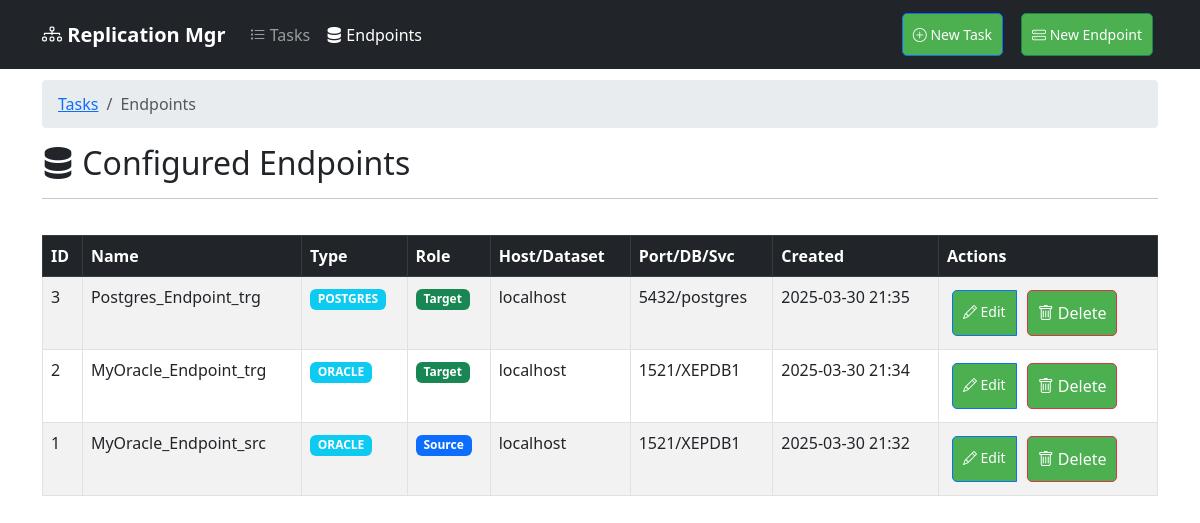
The app's page /endpoints, older data.
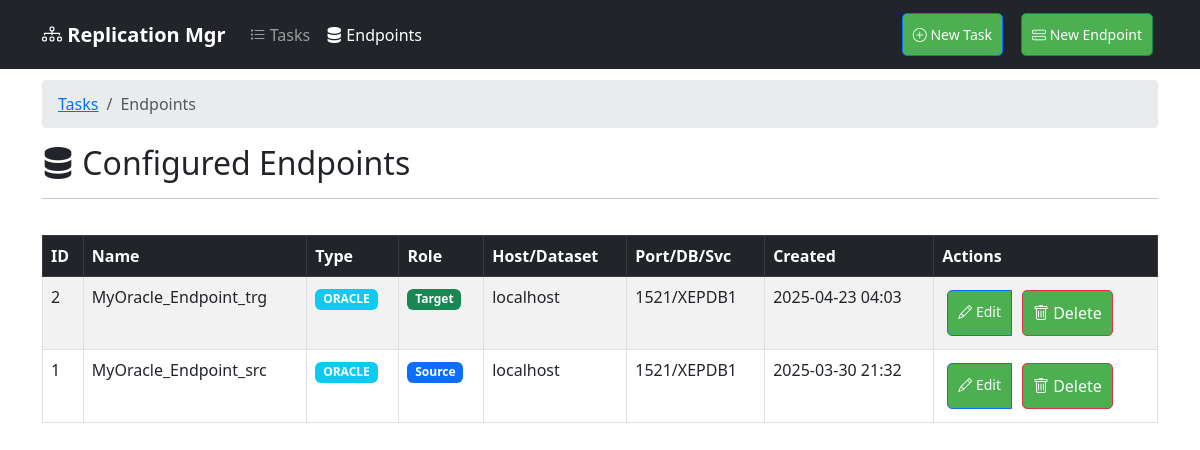
The same page, newer data.
### app/models/endpoint.py (models this page shows, shortened)
class Endpoint(db.Model):
    id = db.Column(db.Integer, primary_key=True)
    name = db.Column(db.String(100), nullable=False)
    type = db.Column(db.String(20), nullable=False)  # oracle, mysql, bigquery
    username = db.Column(db.String(100), nullable=False)
    password = db.Column(db.String(100), nullable=False)
    host = db.Column(db.String(100))  # For oracle/mysql
    port = db.Column(db.Integer)  # For oracle/mysql
    service_name = db.Column(db.String(100))  # For oracle
    dataset = db.Column(db.String(100))  # For bigquery
    credentials_json = db.Column(db.Text)  # For bigquery
    database = db.Column(db.String(100))  # For mysql
    created_at = db.Column(db.DateTime, default=db.func.now())
    target_schema = db.Column(db.String(100))  # New field for target schema
    endpoint_type = db.Column(db.String(20), nullable=False, default='source')  # source or target

### app/web/routes.py (the view)
@bp.route('/endpoints')
def list_endpoints():
    endpoints = Endpoint.query.order_by(Endpoint.created_at.desc()).all()
    breadcrumbs = [
        {'url': url_for('web.dashboard'), 'text': 'Tasks'},
        {'url': None, 'text': 'Endpoints'}
    ]
    return render_template('endpoints.html', endpoints=endpoints, breadcrumbs=breadcrumbs, current_page='endpoints')

### app/web/templates/endpoints.html (shortened to what this page needs)
{% extends "base.html" %}
{% block content %}
    {% if breadcrumbs %}
    <nav aria-label="breadcrumb" class="mt-3">
      <ol class="breadcrumb">
        {% for crumb in breadcrumbs %}
          {% if crumb.url %}
            <li class="breadcrumb-item"><a href="{{ crumb.url }}">{{ crumb.text }}</a></li>
          {% else %}
            <li class="breadcrumb-item active" aria-current="page">{{ crumb.text }}</li>
          {% endif %}
        {% endfor %}
      </ol>
    </nav>
    {% endif %}
    <h2><i class="bi bi-server"></i> Configured Endpoints</h2>
    <hr>
    <div class="table-responsive mb-4">
        <table class="table table-striped table-hover table-bordered">
            <thead class="table-dark">
                <tr>
                    <th>ID</th>
                    <th>Name</th>
                    <th>Type</th>
                    <th>Role</th>
                    <th>Host/Dataset</th>
                    <th>Port/DB/Svc</th>
                    <th>Created</th>
                    <th>Actions</th>
                </tr>
            </thead>
            <tbody>
                {% for endpoint in endpoints %}
                <tr>
                    <td>{{ endpoint.id }}</td>
                    <td>{{ endpoint.name }}</td>
                    <td><span class="badge bg-info">{{ endpoint.type | upper }}</span></td>
                    <td>
                        {% if endpoint.endpoint_type == 'source' %}
                        <span class="badge bg-primary">Source</span>
                        {% elif endpoint.endpoint_type == 'target' %}
                        <span class="badge bg-success">Target</span>
                        {% else %}
                        <span class="badge bg-secondary">{{ endpoint.endpoint_type }}</span>
                        {% endif %}
                    </td>
                    <td>
                        {% if endpoint.type == 'bigquery' %} {{ endpoint.dataset }}
                        {% else %} {{ endpoint.host }} {% endif %}
                    </td>
                     <td>
                        {% if endpoint.type == 'oracle' %} {{ endpoint.port }}/{{ endpoint.service_name }}
                        {% elif endpoint.type == 'postgres' %} {{ endpoint.port }}/{{ endpoint.database }}
                        {% elif endpoint.type == 'mysql' %} {{ endpoint.port }}/{{ endpoint.database }}
                        {% else %} -- {% endif %}
                    </td>
                    <td>{{ endpoint.created_at.strftime('%Y-%m-%d %H:%M') if endpoint.created_at else '--'}}</td>
                    <td>
                        <div class="btn-group btn-group-sm">
                            <a href="{{ url_for('web.edit_endpoint', endpoint_id=endpoint.id) }}"
                               class="btn btn-outline-primary"><i class="bi bi-pencil"></i> Edit</a>
                            <form action="{{ url_for('web.delete_endpoint', endpoint_id=endpoint.id) }}" method="POST" style="display:inline;" onsubmit="return confirm('Are you sure you want to delete endpoint \'{{ endpoint.name }}\'? Tasks using it will fail.');">
                                <button type="submit" class="btn btn-outline-danger"><i class="bi bi-trash"></i> Delete</button>
                            </form>
                        </div>
                    </td>
                </tr>
                {% else %}
                <tr>
                    <td colspan="8" class="text-center">No configured endpoints found. Click "New Endpoint" to create one.</td>
                </tr>
                {% endfor %}
            </tbody>
        </table>
    </div>
{% endblock %}

### app/web/templates/base.html (shortened to what this page needs)
<!DOCTYPE html>
<html lang="en">
<head>
    <link href="https://cdn.jsdelivr.net/npm/bootstrap@5.3.0/dist/css/bootstrap.min.css" rel="stylesheet">
    <link rel="stylesheet" href="https://cdn.jsdelivr.net/npm/bootstrap-icons@1.11.3/font/bootstrap-icons.min.css">
    <link rel="stylesheet" href="{{ url_for('static', filename='css/dashboard.css') }}">
</head>
<body>
    <nav class="navbar navbar-expand-lg navbar-dark bg-dark fixed-top">
        <div class="container">
            <a class="navbar-brand" href="{{ url_for('web.dashboard') }}"><i class="bi bi-diagram-3"></i> Replication Mgr</a>
            <div class="collapse navbar-collapse" id="navbarNav">
                <ul class="navbar-nav me-auto mb-2 mb-lg-0">
                    <li class="nav-item">
                        <a class="nav-link {% if current_page == 'tasks' %}active{% endif %}" aria-current="page" href="{{ url_for('web.dashboard') }}"><i class="bi bi-list-task"></i> Tasks</a>
                    </li>
                    <li class="nav-item">
                        <a class="nav-link {% if current_page == 'endpoints' %}active{% endif %}" href="{{ url_for('web.list_endpoints') }}"><i class="bi bi-server"></i> Endpoints</a>
                    </li>
                </ul>
                <div class="d-flex gap-2">
                     <a href="{{ url_for('web.create_task') }}" class="btn btn-primary btn-sm">
                         <i class="bi bi-plus-circle"></i> New Task
                     </a>
                     <a href="{{ url_for('web.create_endpoint') }}" class="btn btn-success btn-sm">
                         <i class="bi bi-hdd-stack"></i> New Endpoint
                     </a>
                 </div>
            </div>
        </div>
    </nav>
    <main class="container mt-4">
        {% block content %}{% endblock %}
    </main>
</body>
</html>

### app/static/css/dashboard.css (style rules this page uses)
.btn { background: #4CAF50; color: white; padding: 10px; border-radius: 5px; text-decoration: none; margin: 5px; }
table { width: 100%; margin-top: 20px; border-collapse: collapse; }
th, td { padding: 12px; text-align: left; border-bottom: 1px solid #ddd; }

### app/web/templates/base.html (style rules this page uses)
body { padding-top: 56px; padding-bottom: 20px; }
.navbar-brand { font-weight: bold; }
.nav-link.active { font-weight: 500; }
.breadcrumb { background-color: #e9ecef; padding: 0.75rem 1rem; border-radius: 0.25rem; margin-bottom: 1rem; }

Row changes from the older to the newer data that the page shows:
removed Endpoint: id "3", name "Postgres_Endpoint_trg", type "POSTGRES", endpoint_type "Target", host "localhost", port "5432", database "postgres", created_at "2025-03-30 21:35"
changed Endpoint "MyOracle_Endpoint_trg": created_at "2025-03-30 21:34" → "2025-04-23 04:03"
